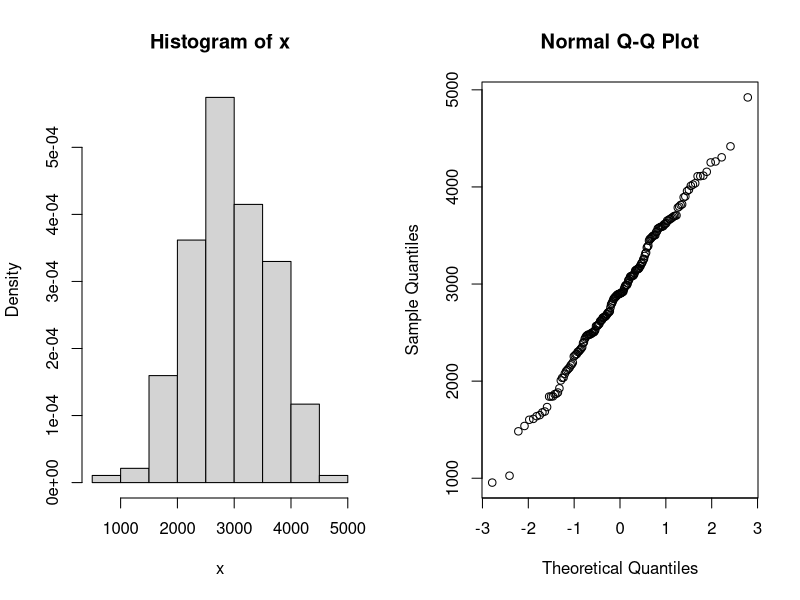

This figure's R source:
## ---- chunk 1
data = read.table("birthweight.txt", header=T)
par(mfrow=c(1,2))
x = data$birthweight
# checking normality
hist(x, freq=F)
qqnorm(x)
shapiro.test(x)

res = t.test(x, conf.level=0.96)
res
sd(x)

tval = qt(0.98, length(x))
m = 50
n = (tval * sd(x) / m) ** 2
n
#sprintf("96% confidence interval: [%.4f, %.4f]", res$conf.int[1], res$conf.int[2])

## ---- chunk 2
B = 10000
Tstar = numeric(B)

for (i in 1:B){
  # sample with replacement, for a new sample of same length(x)
  Xstar = sample(x, replace=TRUE)
  Tstar[i] = mean(Xstar) 
}

Tstar02 = quantile(Tstar, 0.02)
Tstar04 = quantile(Tstar, 0.98)
Tstar02
Tstar04

## ---- chunk 3
t.test(x, mu=2800, alt="g")[[4]]
## ---- chunk 4
wilcox.test(x, mu=2800, alt="g")
## ---- chunk 5
pnorm(2600, mean = mean(x), sd=sd(x))

sd(x)
mean(x)

## ---- chunk 6
data = read.table("cholesterol.txt", header=T)
data
## ---- chunk 7
data = read.table("diet.txt", header=T)
data
## ---- chunk 8
library(MASS)
data = npk
data
